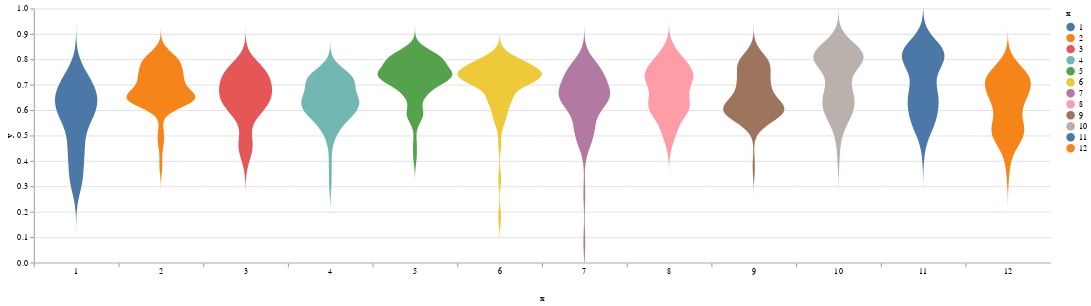

The notebook cell saved with this chart:
### Code cell
alt.Chart(data, width=100).transform_density(
    'y',
    as_=['y', 'density'],
    extent=[0, 1],
    groupby=['x']
).mark_area(orient='horizontal').encode(
    alt.X('density:Q')
        .stack('center')
        .impute(None)
        .title(None)
        .axis(labels=False, values=[0], grid=False, ticks=True),
    alt.Y('y:Q'),
    alt.Color('x:N'),
    alt.Column('x:N')
        .spacing(0)
        .header(titleOrient='bottom', labelOrient='bottom', labelPadding=0)
).configure_view(
    stroke=None
)

### Figure 1 — Vega-Lite specification as saved in the notebook (floating-point values rounded to 4 significant figures; data arrays with more than 128 entries replaced by an {"elided": "..."} marker saying what was removed)
{"config": {"view": {"continuousWidth": 300, "continuousHeight": 300, "stroke": null}}, "data": {"name": "data-7dd96f3a22726fb981ee2a263d7ebd9c"}, "mark": {"type": "area", "orient": "horizontal"}, "encoding": {"color": {"field": "x", "type": "nominal"}, "column": {"field": "x", "header": {"titleOrient": "bottom", "labelOrient": "bottom", "labelPadding": 0}, "spacing": 0, "type": "nominal"}, "x": {"axis": {"labels": false, "values": [0], "grid": false, "ticks": true}, "field": "density", "impute": null, "stack": "center", "title": null, "type": "quantitative"}, "y": {"field": "y", "type": "quantitative"}}, "transform": [{"density": "y", "extent": [0, 1], "groupby": ["x"], "as": ["y", "density"]}], "width": 100, "$schema": "https://vega.github.io/schema/vega-lite/v5.20.1.json", "datasets": {"data-7dd96f3a22726fb981ee2a263d7ebd9c": {"elided": "672 records"}}}
